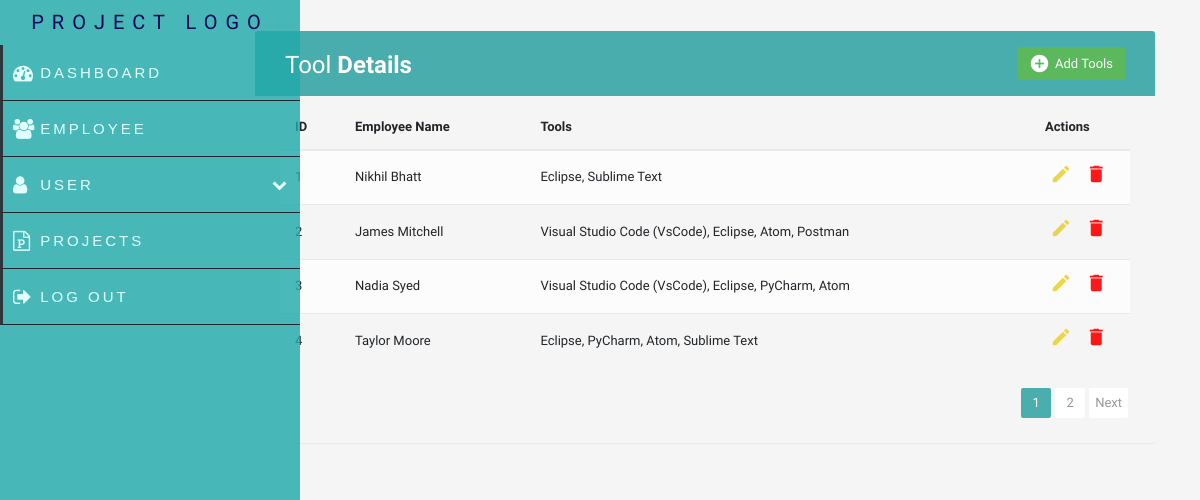
Screenshot of /tools with the database file from the repository.
### app/models.py (models this page shows, shortened)
class Tool(models.Model):
    id = models.IntegerField(primary_key=True)
    emp_name= models.CharField(max_length=255,null=True)
    tools = models.ManyToManyField(Tool_list, blank=True)

class Tool_list(models.Model):
    name = models.CharField(max_length=100)

### app/views.py (the view)
# urls.py: path('tools', views.tools, name='tools'),
def tools(request):
     tools=Tool.objects.all()
     paginator=Paginator(tools,4)
     page_num=request.GET.get('page')
     tools_data =paginator.get_page(page_num)
     context = {
        "tools": tools_data,
    }
     return render(request, 'dashboard/tools.html',context)

### templates/dashboard/tools.html (shortened to what this page needs)
{% extends 'main/base.html' %}
{% block content %}
<link rel="stylesheet" href="https://maxcdn.bootstrapcdn.com/bootstrap/3.3.7/css/bootstrap.min.css">
<link rel="stylesheet" href="https://maxcdn.bootstrapcdn.com/font-awesome/4.7.0/css/font-awesome.min.css">
  <body>
    <div class="container">
      <div class="row">
        <div class="container">
          <div class="table-wrapper">
            <div class="table-title">
              <div class="row">
                <div class="col-sm-6">
                  <h2>Tool <b>Details</b></h2>
                </div>
                <div class="col-sm-6">
                  <a href="{% url 'dashboard-tools_add' %}" class="btn btn-success" data-toggle="tooltip" title="Add Tools"><i class="material-icons">&#xE147;</i> <span>Add Tools </span></a>
                </div>
              </div>
            </div>
            <table class="table table-striped table-hover">
				<thead>
					<tr>
						<th>ID</th>
						<th>Employee Name</th>
						<th>Tools</th>
						<th>Actions</th>
					</tr>
				</thead>
				<tbody>
					{% for i in tools %}
						<tr>
							<td>{{ i.id }}</td>
							<td>{{ i.emp_name }}</td>
							<td>
								{% if i.tools.all %}
									{% for tool in i.tools.all %}
										{{tool.name}}{% if not forloop.last %}, {% endif %}
									{% endfor %}
								{% endif %}
							</td>
							<td>
								<a href="{% url 'dashboard-tools_edit' i.id %}" class="edit"><i class="material-icons" data-toggle="tooltip" title="Edit">&#xE254;</i></a>
								<a href="{% url 'dashboard-tools_delete' i.id %}" class="delete"><i class="material-icons" data-toggle="tooltip" title="Delete">&#xE872;</i></a>
							</td>
						</tr>
					{% endfor %}
				</tbody>
			</table>
				<div class="clearfix">
					<ul class="pagination">
						{% for num in tools.paginator.page_range %}
							<li class="page-item {% if num == tools.number %}active{% endif %}">
								<a href="?page={{ num }}" class="page-link">{{ num }}</a>
							</li>
						{% endfor %}
						{% if tools.has_next %}
							<li class="page-item"><a href="?page={{ tools.next_page_number }}" class="page-link">Next</a></li>
						{% endif %}
					</ul>
				</div>
			</div>
		</div>
	</div>
	</div>
{% endblock %}

### templates/main/nav.html (style rules this page uses)
.active { background-color: red; }
body { margin: 0px; padding: 0px; }

### templates/dashboard/tools.html (style rules this page uses)
body { color: #566787; background: #f5f5f5; font-family: 'Varela Round', sans-serif; font-size: 13px; }
.container { padding-left: 120px; width: 2000px; }
.table-wrapper { background: #f5f5f5; padding-left: 100px; padding: 20px 25px; margin: 30px 0; border-radius: 3px; box-shadow: 0 1px 1px rgba(0,0,0,.05); }
.table-title { padding-bottom: 15px; background: #239e9ed0; color: #fff; padding: 16px 30px; margin: -20px -25px 10px; border-radius: 3px 3px 0 0; }
.table-title h2 { margin: 5px 0 0; font-size: 24px; }
.table-title .btn { color: #fff; float: right; font-size: 13px; border: none; min-width: 50px; border-radius: 2px; border: none; outline: none !important; margin-left: 10px; }
.table-title .btn i { float: left; font-size: 21px; margin-right: 5px; }
.table-title .btn span { float: left; margin-top: 2px; }
table.table tr th, table.table tr td { border-color: #e9e9e9; padding: 12px 15px; vertical-align: middle; }
table.table tr th:first-child { width: 60px; }
table.table tr th:last-child { width: 100px; }
table.table-striped tbody tr:nth-of-type(odd) { background-color: #fcfcfc; }
table.table td:last-child i { opacity: 0.9; font-size: 22px; margin: 0 5px; }
table.table td a { font-weight: bold; color: #5a5d63; display: inline-block; text-decoration: none; outline: none !important; }
table.table td a.edit { color: rgb(236, 209, 56) }
table.table td a.delete { color: red; }
table.table td a { font-size: 20px; }
.pagination { float: right; margin: 0 0 5px; }
.pagination li a { border: none; font-size: 13px; min-width: 30px; min-height: 30px; color: #999; margin: 0 2px; line-height: 30px; border-radius: 2px !important; text-align: center; padding: 0 6px; }
.pagination li.active a, .pagination li.active a.page-link { background: #239e9ed0; }

### rows the page displays
Tool: id "1", emp_name "Nikhil Bhatt"
Tool_list: name "Eclipse"
Tool_list: name "Sublime Text"
Tool: id "2", emp_name "James Mitchell"
Tool_list: name "Visual Studio Code (VsCode)"
Tool_list: name "Atom"
Tool_list: name "Postman"
Tool: id "3", emp_name "Nadia Syed"
Tool_list: name "PyCharm"
Tool: id "4", emp_name "Taylor Moore"

### other values shown
{{ num }} "1" "2"
